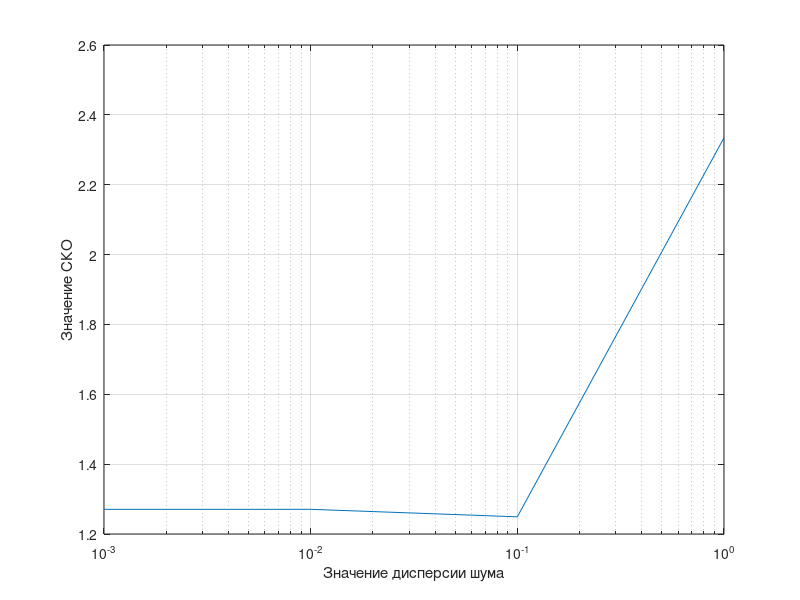
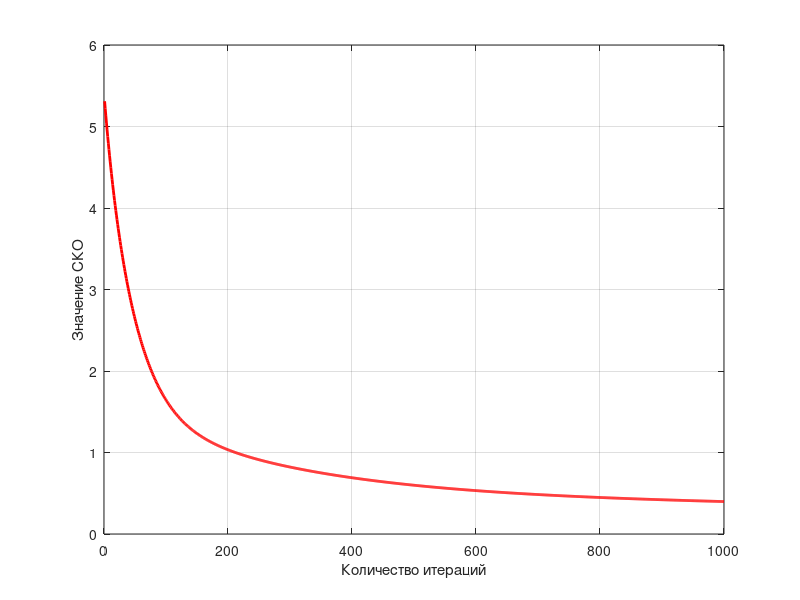

These charts were generated, in order, by the following MATLAB code:
clc;
clear;
M=6;
N=8;
iter = 1000;
disp = 10;
exper = 4;
    norma_lin=[];           % массив для хранения СКО 
    usred_arr = [];
    disp_arr = [];
    %коэффициент регуляризации
    t = 0.000001;      %0.001
	%единичная матрица для регуляризации
    emtx = eye(N,N);
    
%Метод наименьших квадратов    
for k=1:exper;
        disp = disp/10;
    for i = 1:iter
        Xm = randn(M,N);        %определение признаков(вектора состояния)
        w = randn(N, 1);        %весовые коэффициенты(информационный вектор)
        em= randn(M, 1)*disp;   %аддитивная ошибка
    %определение ответов(наблюдаемый сигнал)
        Ym = Xm*w+em;   
        W = inv(Xm'*Xm+emtx*t)*Xm'*Ym;
    %высчитываем получившееся значение СКО
        SCO = norm(W-w, 2);
        norma_lin(i) = SCO;
    end
%усреднение
Usr = sum(norma_lin)/iter;
usred_arr(k) = Usr;
disp_arr(k)= disp;
end

% построение графика
figure
semilogx(disp_arr, usred_arr);
xlabel('Значение дисперсии шума');
ylabel('Значение СКО');
%title('График зависимости СКО от дисперсии шума');
grid on;

%_________________________________________________%

 %Градиентный метод(стохастический)
g = 0.001;
Wm0 = randn(N,1);
num_iterations = 1000; % Количество итераций градиентного метода

% Создание списков для хранения значений
norm_gradient = zeros(num_iterations, 1);
Wm = Wm0;

for i = 1:num_iterations
    % Обновление инф. вектора
    Wm = Wm*(1-t*g)+g*2*Xm'*(Ym-(Xm*Wm));
    % Расчет нормы второго порядка для текущей итерации
    norm_gradient(i) = norm(Xm*Wm-Ym, 2);
end
% Построение графика
figure
plot(norm_gradient, '-r', 'LineWidth', 2)
xlabel('Количество итераций')
ylabel('Значение СКО')
grid on;





